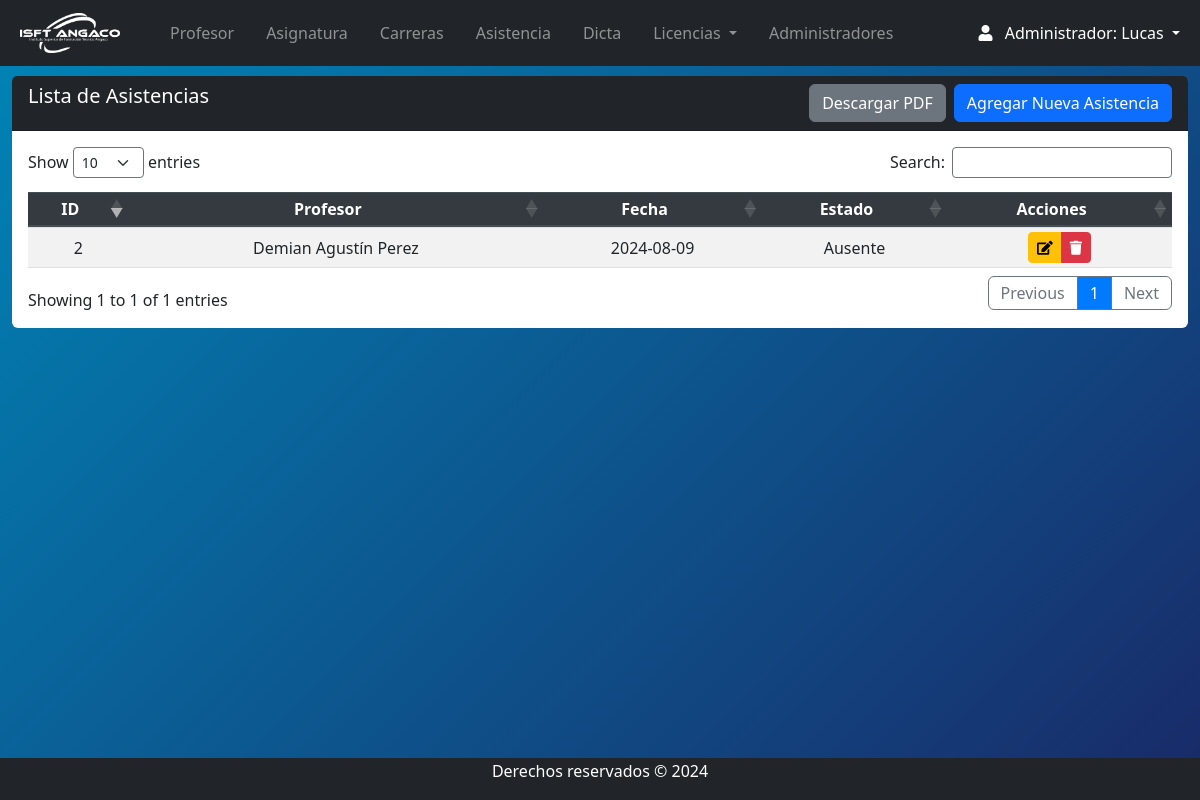
The app's page /Views/admin/asistencia_index.php (signed in) with its own data.
### tables this page shows
CREATE TABLE `asistencia` (
  `id` int(11) NOT NULL,
  `profesor_id` int(11) NOT NULL,
  `fecha` date NOT NULL,
  `estado` enum('Presente','Ausente','Tarde') NOT NULL,
  `etapa` enum('Activo','Inactivo') DEFAULT 'Activo'
);

CREATE TABLE `usuarios` (
  `id_usuario` int(11) NOT NULL,
  `nombre` varchar(255) NOT NULL,
  `apellido` varchar(255) NOT NULL,
  `dni` varchar(20) NOT NULL,
  `celular` varchar(20) DEFAULT NULL,
  `correo` varchar(255) NOT NULL,
  `password` varchar(255) DEFAULT NULL,
  `direccion` text DEFAULT NULL,
  `foto` varchar(255) DEFAULT NULL,
  `cv` varchar(255) DEFAULT NULL,
  `fechadeingreso` date NOT NULL,
  `fechadebaja` date DEFAULT NULL,
  `etapa` enum('Activo','Inactivo') NOT NULL DEFAULT 'Activo',
  `id_rol` int(11) DEFAULT NULL
);

### Views/admin/asistencia_index.php (the view, shortened to what this page needs)
<?php
require 'navbar.php';
include('../../conn/connection.php');
try {
    $sql = "SELECT a.id, u.nombre AS nombre_profesor, u.apellido AS apellido_profesor, a.fecha, a.estado
            FROM asistencia a
            INNER JOIN usuarios u ON a.profesor_id = u.id_usuario
            ORDER BY a.fecha DESC";
    $stmt = $db->query($sql);
} catch (Exception $e) {
    echo 'Error: ' . $e->getMessage();
    exit;
}
?>
<section class="content mt-3">
    <div class="row m-auto">
        <div class="col-sm">
            <div class="card rounded-2 border-0">
                <div class="card-header bg-dark text-white pb-0">
                    <h5 class="d-inline-block">Lista de Asistencias</h5>
                    <a class="btn btn-primary float-right mb-2" href="asistencia_crea.php">Agregar Nueva Asistencia</a>
                    <a class="btn btn-secondary float-right mb-2 mr-2" href="asistencia_pdf.php">Descargar PDF</a>
                </div>
                <div class="card-body table-responsive">
                    <table id="example" class="table table-striped table-sm" style="width:100%">
                        <thead class="thead-dark">
                            <tr>
                                <th>ID</th>
                                <th>Profesor</th>
                                <th>Fecha</th>
                                <th>Estado</th>
                                <th>Acciones</th>
                            </tr>
                        </thead>
                        <tbody>
<?php
        while ($row = $stmt->fetch(PDO::FETCH_ASSOC)) {
            echo '<tr>';
            echo '<td>' . htmlspecialchars($row['id']) . '</td>';
            echo '<td>' . htmlspecialchars($row['nombre_profesor']) . ' ' . htmlspecialchars($row['apellido_profesor']) . '</td>';
            echo '<td>' . htmlspecialchars($row['fecha']) . '</td>';
            echo '<td>' . htmlspecialchars($row['estado']) . '</td>';
            echo '<td>
                    <div class="btn-group">
                    <a href="asistencia_edit.php?id=' . htmlspecialchars($row['id']) . '" class="btn btn-warning btn-sm"><i class="fas fa-edit"></i></a>
                    <a href="asistencia_borra.php?id=' . htmlspecialchars($row['id']) . '" class="btn btn-danger btn-sm" onclick="return confirm(\'¿Estás seguro de que deseas eliminar este registro?\')"><i class="fas fa-trash"></i></a>
                    </div>
                  </td>';
            echo '</tr>';
        }
?>
                        </tbody>
                    </table>
                </div>
            </div>
        </div>
    </div>
</section>
<?php require 'footer.php'; ?>

### css/style.css (style rules this page uses)
body { position: relative; padding-bottom: 10px; min-height: 100vh; }
th, td { text-align: center !important; vertical-align: middle !important; }

### Views/admin/navbar.php (style rules this page uses)
body { background: linear-gradient(135deg,#0085b7, #192a68); }

### records on screen
asistencia: id "2", profesor.nombre "Demian Agustín", profesor.apellido "Perez", fecha "2024-08-09", estado "Ausente"

### other values on screen
$_SESSION['nombre'] "Lucas"
